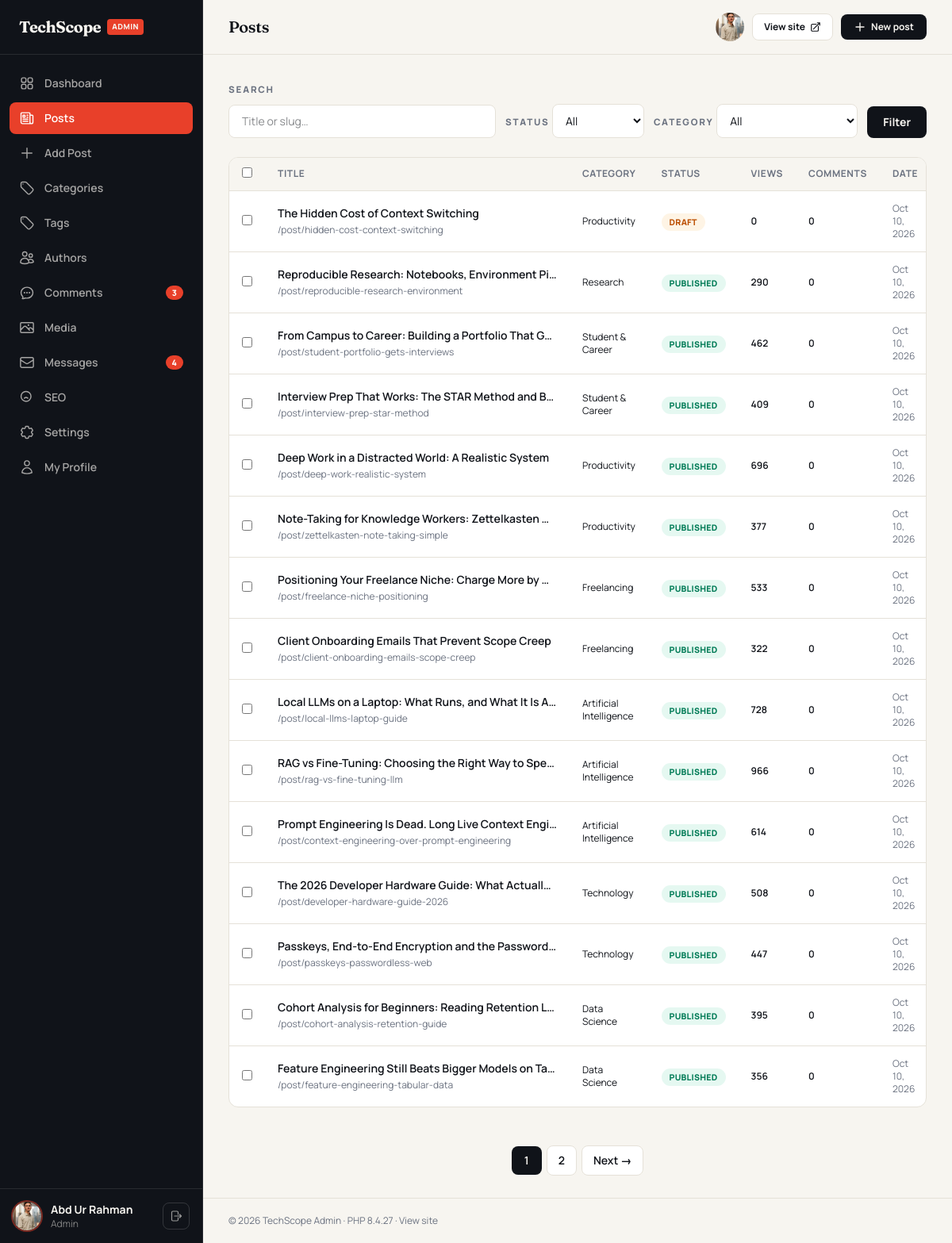
Screenshot of /admin/posts.php (signed in) with the database file from the repository.
### tables this page shows
CREATE TABLE `users` (
  `id` int unsigned NOT NULL AUTO_INCREMENT,
  `name` varchar(100) NOT NULL,
  `slug` varchar(120) NOT NULL,
  `email` varchar(190) NOT NULL,
  `password` varchar(255) NOT NULL,
  `role` enum('admin','editor','author') NOT NULL DEFAULT 'author',
  `bio` text,
  `avatar` varchar(255) DEFAULT NULL,
  `website` varchar(255) DEFAULT NULL,
  `twitter` varchar(120) DEFAULT NULL,
  `linkedin` varchar(120) DEFAULT NULL,
  `github` varchar(120) DEFAULT NULL,
  `status` tinyint(1) NOT NULL DEFAULT '1',
  `last_login` datetime DEFAULT NULL,
  `created_at` datetime NOT NULL DEFAULT CURRENT_TIMESTAMP,
  PRIMARY KEY (`id`),
  UNIQUE KEY `email` (`email`),
  UNIQUE KEY `uq_users_slug` (`slug`),
  KEY `idx_users_role` (`role`)
);

CREATE TABLE `posts` (
  `id` int unsigned NOT NULL AUTO_INCREMENT,
  `title` varchar(200) NOT NULL,
  `slug` varchar(230) NOT NULL,
  `excerpt` varchar(500) DEFAULT NULL,
  `content` longtext NOT NULL,
  `cover_image` varchar(255) DEFAULT NULL,
  `cover_alt` varchar(200) DEFAULT NULL,
  `author_id` int unsigned NOT NULL,
  `category_id` int unsigned DEFAULT NULL,
  `status` enum('draft','published','scheduled') NOT NULL DEFAULT 'draft',
  `is_featured` tinyint(1) NOT NULL DEFAULT '0',
  `allow_comments` tinyint(1) NOT NULL DEFAULT '1',
  `views` int unsigned NOT NULL DEFAULT '0',
  `reading_time` tinyint unsigned NOT NULL DEFAULT '3',
  `meta_title` varchar(190) DEFAULT NULL,
  `meta_desc` varchar(300) DEFAULT NULL,
  `published_at` datetime DEFAULT NULL,
  `created_at` datetime NOT NULL DEFAULT CURRENT_TIMESTAMP,
  `updated_at` datetime NOT NULL DEFAULT CURRENT_TIMESTAMP ON UPDATE CURRENT_TIMESTAMP,
  PRIMARY KEY (`id`),
  UNIQUE KEY `slug` (`slug`),
  KEY `idx_posts_status_date` (`status`,`published_at`),
  KEY `idx_posts_category` (`category_id`),
  KEY `idx_posts_author` (`author_id`),
  FULLTEXT KEY `ft_posts_search` (`title`,`excerpt`,`content`),
  CONSTRAINT `fk_posts_author` FOREIGN KEY (`author_id`) REFERENCES `users` (`id`) ON DELETE CASCADE,
  CONSTRAINT `fk_posts_category` FOREIGN KEY (`category_id`) REFERENCES `categories` (`id`) ON DELETE SET NULL
);

CREATE TABLE `categories` (
  `id` int unsigned NOT NULL AUTO_INCREMENT,
  `name` varchar(80) NOT NULL,
  `slug` varchar(100) NOT NULL,
  `description` varchar(255) DEFAULT NULL,
  `parent_id` int unsigned DEFAULT NULL,
  `meta_title` varchar(190) DEFAULT NULL,
  `meta_desc` varchar(300) DEFAULT NULL,
  `sort_order` int NOT NULL DEFAULT '0',
  `created_at` datetime NOT NULL DEFAULT CURRENT_TIMESTAMP,
  PRIMARY KEY (`id`),
  UNIQUE KEY `slug` (`slug`),
  KEY `idx_cat_parent` (`parent_id`),
  CONSTRAINT `fk_cat_parent` FOREIGN KEY (`parent_id`) REFERENCES `categories` (`id`) ON DELETE SET NULL
);

### config/database.php (called while the page is built, shortened)
<?php
function db(): PDO
{
    static $pdo = null;
    if ($pdo instanceof PDO) {
        return $pdo;
    }
    $dsn = sprintf(
        'mysql:host=%s;port=%s;dbname=%s;charset=%s',
        DB_HOST, DB_PORT, DB_NAME, DB_CHARSET
    );
    try {
        $pdo = new PDO($dsn, DB_USER, DB_PASS, [
            PDO::ATTR_ERRMODE            => PDO::ERRMODE_EXCEPTION,
            PDO::ATTR_DEFAULT_FETCH_MODE => PDO::FETCH_ASSOC,
            PDO::ATTR_EMULATE_PREPARES   => false,
            PDO::ATTR_STRINGIFY_FETCHES  => false,
        ]);
    } catch (PDOException $e) {
        if (DEBUG) {
            die('Database connection failed: ' . htmlspecialchars($e->getMessage(), ENT_QUOTES));
        }
        http_response_code(500);
        die('Service temporarily unavailable.');
    }
    return $pdo;
}

### admin/auth.php (called while the page is built, shortened)
<?php
require_once __DIR__ . '/../includes/functions.php';
function admin_user(): ?array
{
    $stmt = db()->prepare('SELECT * FROM users WHERE id = ? AND status = 1 LIMIT 1');
    $stmt->execute([(int) $_SESSION['admin_id']]);
    $user = $stmt->fetch() ?: null;
    return $user;
}
function require_admin(): array
{
    $user = admin_user();
    return $user;
}

### admin/posts.php (the view, shortened to what this page needs)
<?php
require_once __DIR__ . '/auth.php';
$pdo = db();
$q      = trim((string) ($_GET['q'] ?? ''));
$page   = max(1, (int) ($_GET['page'] ?? 1));
$per    = 15;
$where  = ['1=1'];
$params = [];
$whereSql = implode(' AND ', $where);
$st = $pdo->prepare("SELECT COUNT(*) FROM posts p WHERE $whereSql");
$st->execute($params);
$total = (int) $st->fetchColumn();
$pages  = max(1, (int) ceil($total / $per));
$page   = min($page, $pages);
$offset = ($page - 1) * $per;
$stmt = $pdo->prepare(
    "SELECT p.*, c.name AS category_name, u.name AS author_name,
            eb.review_status,
            (SELECT COUNT(*) FROM comments cm WHERE cm.post_id = p.id AND cm.status = 'approved') AS comment_count
     FROM posts p
     LEFT JOIN categories c ON c.id = p.category_id
     JOIN users u ON u.id = p.author_id
     LEFT JOIN editorial_briefs eb ON eb.post_id = p.id
     WHERE {$whereSql}
     ORDER BY p.created_at DESC
     LIMIT {$per} OFFSET {$offset}"
);
$stmt->execute($params);
$posts = $stmt->fetchAll();
$admin_title = 'Posts';
$admin_page  = 'posts';
require __DIR__ . '/includes/layout-top.php';
?>
<form method="get" action="<?= admin_url('posts.php') ?>" class="flex flex-wrap items-end gap-3">
  <div class="min-w-48 flex-1">
    <label class="kicker text-muted" for="q">Search</label>
    <input id="q" name="q" value="<?= e($q) ?>" placeholder="Title or slug…"
           class="mt-1.5 w-full rounded-lg border border-line bg-surface px-4 py-2.5 text-sm outline-none focus:border-primary">
  </div>
  <div>
    <label class="kicker text-muted" for="status">Status</label>
    <select id="status" name="status" class="mt-1.5 rounded-lg border border-line bg-surface px-3 py-2.5 text-sm outline-none focus:border-primary">
      <option value="">All</option>
    </select>
  </div>
  <div>
    <label class="kicker text-muted" for="cat">Category</label>
    <select id="cat" name="cat" class="mt-1.5 rounded-lg border border-line bg-surface px-3 py-2.5 text-sm outline-none focus:border-primary">
      <option value="0">All</option>
    </select>
  </div>
  <button class="rounded-lg bg-ink px-5 py-2.5 text-sm font-bold text-paper transition hover:bg-accent">Filter</button>
</form>
<form method="post" action="<?= admin_url('posts.php') ?>" id="bulk-form" class="mt-6">
  <div class="overflow-hidden rounded-xl border border-line bg-surface">
    <div class="overflow-x-auto">
      <table class="w-full text-left text-sm">
        <thead class="border-b border-line bg-paper text-xs uppercase tracking-wider text-muted">
          <tr>
            <th class="w-10 px-4 py-3"><input type="checkbox" id="check-all" class="accent-accent"></th>
            <th class="px-4 py-3 font-bold">Title</th>
            <th class="px-4 py-3 font-bold">Category</th>
            <th class="px-4 py-3 font-bold">Status</th>
            <th class="px-4 py-3 font-bold">Views</th>
            <th class="px-4 py-3 font-bold">Comments</th>
            <th class="px-4 py-3 font-bold">Date</th>
          </tr>
        </thead>
        <tbody class="divide-y divide-line">
          <?php foreach ($posts as $p): ?>
            <tr class="transition hover:bg-paper">
              <td class="px-4 py-3.5"><input type="checkbox" name="ids[]" value="<?= (int) $p['id'] ?>" class="row-check accent-accent"></td>
              <td class="max-w-sm px-4 py-3.5">
                <div class="flex items-center gap-2">
                  <a href="<?= admin_url('post-edit.php?id=' . (int) $p['id']) ?>" class="block truncate font-semibold transition hover:text-accent">
                    <?= e($p['title']) ?>
                  </a>
                </div>
                <span class="text-xs text-muted">/post/<?= e($p['slug']) ?></span>
              </td>
              <td class="px-4 py-3.5 text-xs"><?= e($p['category_name'] ?? '—') ?></td>
              <td class="px-4 py-3.5">
                <span class="rounded-full px-2.5 py-1 text-[0.66rem] font-extrabold uppercase tracking-wide
                  <?= $p['status'] === 'published' ? 'bg-emerald-500/10 text-emerald-700' : ($p['status'] === 'scheduled' ? 'bg-blue-500/10 text-blue-700' : 'bg-amber-500/10 text-amber-700') ?>">
                  <?= e($p['status']) ?>
                </span>
              </td>
              <td class="px-4 py-3.5 text-xs font-semibold"><?= number_format((int) $p['views']) ?></td>
              <td class="px-4 py-3.5 text-xs font-semibold"><?= (int) $p['comment_count'] ?></td>
              <td class="px-4 py-3.5 text-xs text-muted"><?= e(date('M j, Y', strtotime($p['created_at']))) ?></td>
            </tr>
          <?php endforeach; ?>
        </tbody>
      </table>
    </div>
  </div>
</form>
<?php require __DIR__ . '/includes/layout-bottom.php'; ?>

### admin/includes/layout-top.php (shortened to what this page needs)
<?php
require_once __DIR__ . '/../../includes/functions.php';
require_once __DIR__ . '/../auth.php';
$admin_user = require_admin();
$admin_title = $admin_title ?? 'Dashboard';
$admin_page  = $admin_page ?? '';
$badge = [
    'comments' => ( int ) db()->query( "SELECT COUNT(*) FROM comments WHERE status = 'pending'" )->fetchColumn(),
    'messages' => ( int ) db()->query( 'SELECT COUNT(*) FROM messages WHERE is_read = 0' )->fetchColumn(),
];
?>
<!DOCTYPE html>
<html lang='en' class='admin-root' x-data='{ side: false }'>
<head>
        <?= e( $admin_title ) ?> | Admin — <?= e( setting( 'site_name' , SITE_NAME ) ) ?>
    <link rel='stylesheet'
        href="<?= url('/assets/css/app.css') ?>?v=<?= e(function_exists('asset_version') ? asset_version() : (string) @filemtime(ROOT_PATH . '/assets/css/app.css')) ?>">
</head>
<body class='bg-paper font-sans antialiased text-ink'>
    <div class='flex min-h-screen'>
        <aside id='admin-sidebar'
            class='fixed inset-y-0 left-0 z-50 flex w-64 -translate-x-full flex-col border-r border-white/10 bg-ink text-paper transition-transform duration-300 lg:translate-x-0'
            :class="side ? 'translate-x-0' : ''">
            <div class='brand-box flex items-center gap-2 border-b border-white/10 px-6 py-5'>
                <?php $_sLogo = function_exists( 'site_logo_src' ) ? site_logo_src() : null;
?>
                <?php if ( $_sLogo ): ?>
                <a href="<?= url('/') ?>" class='flex shrink-0 items-center rounded-lg bg-white px-2 py-1.5 shadow-sm'
                    aria-label="<?= e(setting('site_name', SITE_NAME)) ?> — home">
                    <img src="<?= e($_sLogo) ?>" alt="<?= e(setting('site_name', SITE_NAME)) ?>" class='h-10 w-auto'
                        width='1033' height='643'>
                </a>
                <?php else: ?>
                <a href="<?= url('/') ?>" class='font-display text-xl font-bold tracking-tight'>
                    <?= e( setting( 'site_name' , SITE_NAME ) ) ?>
                </a>
                <?php endif;
?>
                <span
                    class='rounded bg-accent px-1.5 py-0.5 text-[0.6rem] font-extrabold uppercase tracking-wider'>Admin</span>
            </div>
            <nav class='no-scrollbar flex-1 overflow-y-auto px-3 py-4'>
                <?php foreach ( $nav as $key => $item ):
$active = ( $admin_page === $key );
$hasBadge = isset( $badge[ $key ] ) && $badge[ $key ] > 0;
?>
                <a href="<?= $item['href'] ?>" class="mb-1 flex items-center gap-3 rounded-lg px-3 py-2 text-sm font-semibold transition sm:py-2.5
                  <?= $active ? 'bg-accent text-white' : 'text-paper/65 hover:bg-white/5 hover:text-paper' ?>">
                    <svg class='h-5 w-5 shrink-0' fill='none' viewBox='0 0 24 24' stroke-width='1.7'
                        stroke='currentColor'>
                        <path stroke-linecap='round' stroke-linejoin='round' d="<?= $item['icon'] ?>" />
                    </svg>
                    <span>
                        <?= e( $item[ 'label' ] ) ?>
                    </span>
                    <?php if ( $hasBadge ): ?>
                    <span class='ml-auto rounded-full bg-accent px-2 py-0.5 text-[0.65rem] font-extrabold text-white'>
                        <?= $badge[ $key ] ?>
                    </span>
                    <?php endif;
?>
                </a>
                <?php endforeach;
?>
            </nav>
            <div class='border-t border-white/10 px-4 py-4'>
                <div class='flex items-center gap-3'>
                    <?php $_uAvatar = !empty( $admin_user[ 'avatar' ] ) && function_exists( '_avatar_url' ) ? _avatar_url( $admin_user[ 'avatar' ] ) : null;
?>
                    <?php if ( $_uAvatar ): ?>
                    <img src="<?= e($_uAvatar) ?>" alt="<?= e($admin_user['name']) ?>"
                        class='h-9 w-9 shrink-0 rounded-full object-cover ring-2 ring-accent/50'>
                    <?php else: ?>
                    <span class='flex h-9 w-9 shrink-0 items-center justify-center rounded-full bg-accent font-bold'>
                        <?= e( strtoupper( mb_substr( $admin_user[ 'name' ], 0, 1 ) ) ) ?>
                    </span>
                    <?php endif;
?>
                    <div class='min-w-0 flex-1'>
                        <p class='truncate text-sm font-bold'>
                            <?= e( $admin_user[ 'name' ] ) ?>
                        </p>
                        <p class='truncate text-xs capitalize text-paper/50'>
                            <?= e( $admin_user[ 'role' ] ) ?>
                        </p>
                    </div>
                    <form method='post' action="<?= admin_url('logout.php') ?>">
                            <button title='Logout'
                                class='rounded-lg border border-white/15 p-2 text-paper/60 transition hover:border-accent hover:text-accent'>
                                <svg class='h-4 w-4' fill='none' viewBox='0 0 24 24' stroke-width='1.8'
                                    stroke='currentColor'>
                                    <path stroke-linecap='round' stroke-linejoin='round'
                                        d='M15.75 9V5.25A2.25 2.25 0 0 0 13.5 3h-7.5A2.25 2.25 0 0 0 3.75 5.25v13.5A2.25 2.25 0 0 0 6 21h7.5a2.25 2.25 0 0 0 2.25-2.25V15m3 0 3-3m0 0-3-3m3 3H9' />
                                </svg>
                            </button>
                    </form>
                </div>
            </div>
        </aside>
        <div class='flex min-w-0 flex-1 flex-col lg:pl-64'>
            <header
                class='sticky top-0 z-30 flex items-center gap-3 border-b border-line bg-paper/85 px-4 py-3 backdrop-blur-lg sm:gap-4 sm:px-8 sm:py-4'>
                <h1 class='font-display text-lg font-semibold sm:text-xl'>
                    <?= e( $admin_title ) ?>
                </h1>
                <div class='ml-auto flex items-center gap-2.5'>
                    <?php $_tAvatar = !empty( $admin_user[ 'avatar' ] ) && function_exists( '_avatar_url' ) ? _avatar_url( $admin_user[ 'avatar' ] ) : null;
?>
                    <a href="<?= admin_url('profile.php') ?>" title='My profile' aria-label='My profile'
                        class='shrink-0 rounded-full transition hover:ring-2 hover:ring-accent'>
                        <?php if ( $_tAvatar ): ?>
                        <img src="<?= e($_tAvatar) ?>" alt="<?= e($admin_user['name']) ?>"
                            class='h-9 w-9 rounded-full object-cover'>
                        <?php endif;
?>
                    </a>
                    <a href="<?= url('/') ?>" target='_blank'
                        class='hidden items-center gap-1.5 rounded-lg border border-line bg-surface px-3.5 py-2 text-xs font-bold transition hover:border-ink sm:flex'>
                        View site
                        <svg class='h-3.5 w-3.5' fill='none' viewBox='0 0 24 24' stroke-width='2' stroke='currentColor'>
                            <path stroke-linecap='round' stroke-linejoin='round'
                                d='M13.5 6H5.25A2.25 2.25 0 0 0 3 8.25v10.5A2.25 2.25 0 0 0 5.25 21h10.5A2.25 2.25 0 0 0 18 18.75V10.5m-10.5 6L21 3m0 0h-5.25M21 3v5.25' />
                        </svg>
                    </a>
                    <a href="<?= admin_url('post-edit.php') ?>"
                        class='flex items-center gap-1.5 rounded-lg bg-ink px-3 py-1.5 text-xs font-bold text-paper transition hover:bg-accent sm:px-4 sm:py-2'>
                        <svg class='h-4 w-4' fill='none' viewBox='0 0 24 24' stroke-width='2' stroke='currentColor'>
                            <path stroke-linecap='round' stroke-linejoin='round' d='M12 4.5v15m7.5-7.5h-15' />
                        </svg>
                        New post
                    </a>
                </div>
            </header>
            <main class='flex-1 px-4 py-5 sm:px-8 sm:py-7'>

### rows the page displays
users: avatar (picture), name "Abd Ur Rahman", role "Admin"
posts: title "The Hidden Cost of Context Switching", slug "hidden-cost-context-switching", category.name "Productivity", status "DRAFT", views "0", comment_count "0", created_at "Oct 10, 2026"
posts: title "Reproducible Research: Notebooks, Environment Pi…", slug "reproducible-research-environment", category.name "Research", status "PUBLISHED", views "290", comment_count "0", created_at "Oct 10, 2026"
posts: title "From Campus to Career: Building a Portfolio That G…", slug "student-portfolio-gets-interviews", category.name "Student & Career", status "PUBLISHED", views "462", comment_count "0", created_at "Oct 10, 2026"
posts: title "Interview Prep That Works: The STAR Method and B…", slug "interview-prep-star-method", category.name "Student & Career", status "PUBLISHED", views "409", comment_count "0", created_at "Oct 10, 2026"
posts: title "Deep Work in a Distracted World: A Realistic System", slug "deep-work-realistic-system", category.name "Productivity", status "PUBLISHED", views "696", comment_count "0", created_at "Oct 10, 2026"
posts: title "Note-Taking for Knowledge Workers: Zettelkasten…", slug "zettelkasten-note-taking-simple", category.name "Productivity", status "PUBLISHED", views "377", comment_count "0", created_at "Oct 10, 2026"
posts: title "Positioning Your Freelance Niche: Charge More by…", slug "freelance-niche-positioning", category.name "Freelancing", status "PUBLISHED", views "533", comment_count "0", created_at "Oct 10, 2026"
posts: title "Client Onboarding Emails That Prevent Scope Creep", slug "client-onboarding-emails-scope-creep", category.name "Freelancing", status "PUBLISHED", views "322", comment_count "0", created_at "Oct 10, 2026"
posts: title "Local LLMs on a Laptop: What Runs, and What It Is A…", slug "local-llms-laptop-guide", category.name "Artificial Intelligence", status "PUBLISHED", views "728", comment_count "0", created_at "Oct 10, 2026"
posts: title "RAG vs Fine-Tuning: Choosing the Right Way to Spe…", slug "rag-vs-fine-tuning-llm", category.name "Artificial Intelligence", status "PUBLISHED", views "966", comment_count "0", created_at "Oct 10, 2026"
posts: title "Prompt Engineering Is Dead. Long Live Context Engi…", slug "context-engineering-over-prompt-engineering", category.name "Artificial Intelligence", status "PUBLISHED", views "614", comment_count "0", created_at "Oct 10, 2026"
posts: title "The 2026 Developer Hardware Guide: What Actuall…", slug "developer-hardware-guide-2026", category.name "Technology", status "PUBLISHED", views "508", comment_count "0", created_at "Oct 10, 2026"
posts: title "Passkeys, End-to-End Encryption and the Password…", slug "passkeys-passwordless-web", category.name "Technology", status "PUBLISHED", views "447", comment_count "0", created_at "Oct 10, 2026"
posts: title "Cohort Analysis for Beginners: Reading Retention L…", slug "cohort-analysis-retention-guide", category.name "Data Science", status "PUBLISHED", views "395", comment_count "0", created_at "Oct 10, 2026"
posts: title "Feature Engineering Still Beats Bigger Models on Ta…", slug "feature-engineering-tabular-data", category.name "Data Science", status "PUBLISHED", views "356", comment_count "0", created_at "Oct 10, 2026"

### other values shown
setting( 'site_name' , SITE_NAME ) "TechScope"
$item[ 'label' ] "Dashboard"
$item[ 'label' ] "Posts"
$item[ 'label' ] "Add Post"
$item[ 'label' ] "Categories"
$item[ 'label' ] "Tags"
$item[ 'label' ] "Authors"
$item[ 'label' ] "Comments"
$badge[ $key ] "3"
$item[ 'label' ] "Media"
$item[ 'label' ] "Messages"
$badge[ $key ] "4"
$item[ 'label' ] "SEO"
$item[ 'label' ] "Settings"
$item[ 'label' ] "My Profile"
